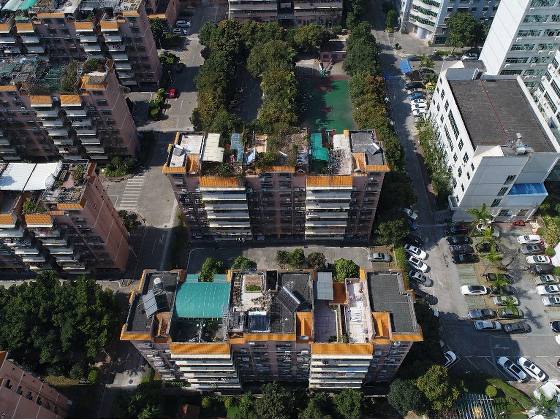
#> input picture examples/blended_city_c8t1/inputs/camera_0/frame_000000.png, 560 x 420 px; its folder holds only this picture in this run
$ python -i visual_inputs.py   (imports and definitions only)
#> lines starting #> are read from the running program, lines starting #| are printed output that depends on the picture
"""Ordinary images/videos to synchronized RGB observations for the demo."""

from dataclasses import dataclass
import json
from pathlib import Path
import re

import numpy as np
from PIL import Image
import torch

from .metadata import validate_observations


IMAGE_SUFFIXES = {'.jpg', '.jpeg', '.png', '.webp', '.bmp', '.tif', '.tiff'}
VIDEO_SUFFIXES = {'.mp4', '.mov', '.avi', '.mkv', '.webm', '.m4v'}
MODES = ('auto', 'multicamera', 'multiview', 'monocular')


def natural_key(path):
    return [int(x) if x.isdigit() else x.lower() for x in re.split(r'(\d+)', str(path))]


# [33 lines left out: functions frame_label, read_video, not called in this run]


def mode_for(cameras, times):
    if len(set(cameras)) > 1:
        return 'multicamera' if len(set(times)) > 1 else 'multiview'
    return 'monocular'


@dataclass
class VisualInput:
    images: torch.Tensor                 # [1,S,3,H,W], padded RGB
    camera_id: torch.Tensor              # [1,S]
    time_idx: torch.Tensor               # [1,S], original frame labels
    pixel_valid: torch.Tensor            # [S,H,W], content, not padding
    observations: list                  # raw/content sizes and coordinate transforms
    mode: str
    clip_id: str

    # [13 lines left out: function write, not called in this run]


def load_visual_input(path, mode='auto', *, stride=1, max_frames=16, long_side=518, clip_index=0):
#> called with mode = 'auto', stride = 1, max_frames = 16, long_side = 518, clip_index = 0
    path = Path(path).resolve()
    if mode not in MODES or stride < 1 or max_frames < 0 or long_side < 0 or clip_index < 0:
        raise ValueError('invalid mode, stride, frame limit, image size or clip index')
    rows, clip_id, restored = [], path.stem, None
    if path.suffix.lower() in ('.json', '.jsonl'):
        data = (list(json.loads(x) for x in path.read_text().splitlines() if x.strip())
                if path.suffix.lower() == '.jsonl' else json.loads(path.read_text()))
        clips = data.get('clips', []) if isinstance(data, dict) else data
        if not isinstance(clips, list) or not 0 <= clip_index < len(clips):
            raise ValueError('manifest clip index is outside its clip list')
        clip = clips[clip_index]
        clip_id = str(clip.get('id', clip_index))
        observations = [o for o in clip['observations'] if o.get('valid', True)]
        for observation in observations:
            for key in ('camera_id', 'time_idx'):
                if type(observation[key]) is not int:
                    raise ValueError(f'{key} must contain integer indices')
        timeline = sorted({o['time_idx'] for o in observations})[::stride]
        if max_frames:
            timeline = timeline[:max_frames]
        for observation in observations:
            if observation['time_idx'] in timeline:
                rows.append((int(observation['camera_id']), int(observation['time_idx']),
                             path.parent/str(observation['image'])))
        metadata = path.parent/'preprocessing.json'
        if metadata.exists():
            restored = json.loads(metadata.read_text())
    elif path.suffix.lower() in VIDEO_SUFFIXES:
        if mode not in ('auto', 'monocular'):
            raise ValueError('one video is a monocular sequence')
        rows = [(0, frame, image) for frame, image in read_video(path, stride, max_frames).items()]
    elif path.suffix.lower() in IMAGE_SUFFIXES:
        rows = [(0, 0, path)]
    elif path.is_dir():
        images = sorted((p for p in path.iterdir() if p.suffix.lower() in IMAGE_SUFFIXES), key=natural_key)
        videos = sorted((p for p in path.iterdir() if p.suffix.lower() in VIDEO_SUFFIXES), key=natural_key)
        folders = sorted((p for p in path.iterdir() if p.is_dir() and
                          any(q.suffix.lower() in IMAGE_SUFFIXES for q in p.iterdir())), key=natural_key)
        if images:
            if videos or folders:
                raise ValueError('mixed top-level images and camera streams need a manifest')
            if mode == 'auto' and len(images) > 1:
                raise ValueError('flat image folder is ambiguous; choose --mode multiview or --mode monocular')
            if mode == 'multicamera':
                raise ValueError('multicamera folders need one image subfolder or video per camera')
            if mode == 'multiview':
                rows = [(camera, 0, image) for camera, image in enumerate(images)]
            else:
                chosen = images[::stride][:max_frames or None]
                numbered = all(re.search(r'(\d+)$', p.stem) for p in images)
                labels = [frame_label(p) for p in chosen] if numbered else list(range(len(images)))[::stride][:max_frames or None]
                rows = [(0, label, image) for label, image in zip(labels, chosen)]
        elif videos or folders:
            if videos and folders:
                raise ValueError('mixed video and image camera streams need a manifest')
            if mode == 'multiview':
                raise ValueError('static multiview input expects images in one folder')
            streams = ([read_video(p, stride, max_frames) for p in videos] if videos else
                       [dict((frame_label(p), p) for p in sorted(folder.iterdir(), key=natural_key)
                             if p.suffix.lower() in IMAGE_SUFFIXES) for folder in folders])
            if folders:
                for folder, stream in zip(folders, streams):
                    count = sum(p.suffix.lower() in IMAGE_SUFFIXES for p in folder.iterdir())
                    if len(stream) != count:
                        raise ValueError(f'duplicate frame labels in {folder}')
            timeline = sorted(set.intersection(*(set(stream) for stream in streams)))
            if folders:
                timeline = timeline[::stride][:max_frames or None]
            if not timeline:
                raise ValueError('camera streams share no frame labels; use a synchronized manifest')
            rows = [(camera, frame, stream[frame]) for camera, stream in enumerate(streams) for frame in timeline]
        else:
            raise ValueError(f'no images or camera streams in {path}')
    else:
        raise ValueError(f'unsupported or missing input: {path}')
    if not rows:
        raise ValueError('input has no selected valid observations')
    # A manifest's first observation defines the model's world reference.
    # Keep its order; generated directory/video rows are already camera-major.
    cameras, times = [r[0] for r in rows], [r[1] for r in rows]
    actual = mode_for(cameras, times)
    if mode != 'auto' and actual != mode:
        # A one-frame monocular sequence or one-view static scene is valid.
        if mode == 'multicamera' and actual == 'multiview':
            pass  # A synchronized stream can contain just one selected frame.
        elif mode == 'multiview' and len(set(times)) == 1:
            actual = mode
        else:
            raise ValueError(f'input metadata describes {actual}, not {mode}')
    validate_observations(torch.tensor([cameras]), torch.tensor([times]))
#> (this line was passed over: torch is not available in this run)
    prepared, infos = [], []
    prior = {(o['camera_id'], o['time_idx']): o for o in restored['observations']} if restored else {}
    for camera, frame, item in rows:
        if isinstance(item, Image.Image):
            image = item.convert('RGB')
        else:
            with Image.open(item) as source:
#> source is the input picture: PIL image 560x420 RGB; mean R, G, B 79.8, 81, 78.4
                image = source.convert('RGB')
        width, height = image.size
#> width = 560; height = 420
        scale = min(1., long_side/max(height, width)) if long_side else 1.
#> scale = 0.925
        content = (max(1, round(height*scale)), max(1, round(width*scale)))
#> content = (388, 518)
        if content != (height, width):
            image = image.resize((content[1], content[0]), Image.Resampling.LANCZOS)
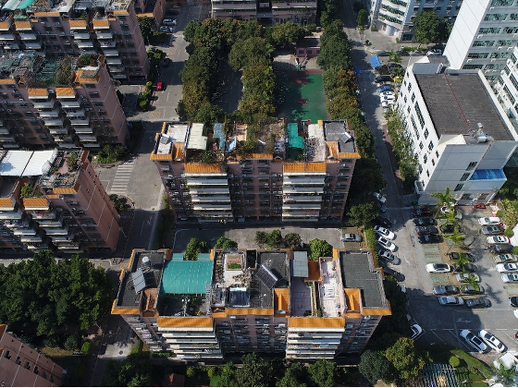
#> image: PIL image 518x388 RGB; mean R, G, B 79.8, 81.1, 78.4
        prepared.append(torch.from_numpy(np.array(image, copy=True)).permute(2, 0, 1).float()/255)
#> (this line was passed over: torch is not available in this run)
        info = dict(camera_id=camera, time_idx=frame, raw_hw=[height, width], content_hw=list(content),
                    scale_xy=[content[1]/width, content[0]/height])
        if prior and not long_side:
            info = prior.get((camera, frame), info)
            ch, cw = info['content_hw']
            if not (0 < ch <= height and 0 < cw <= width):
                raise ValueError('stored content dimensions exceed prepared image dimensions')
        infos.append(info)
#> (the run stopped early here; a loop or call above may not have finished)
